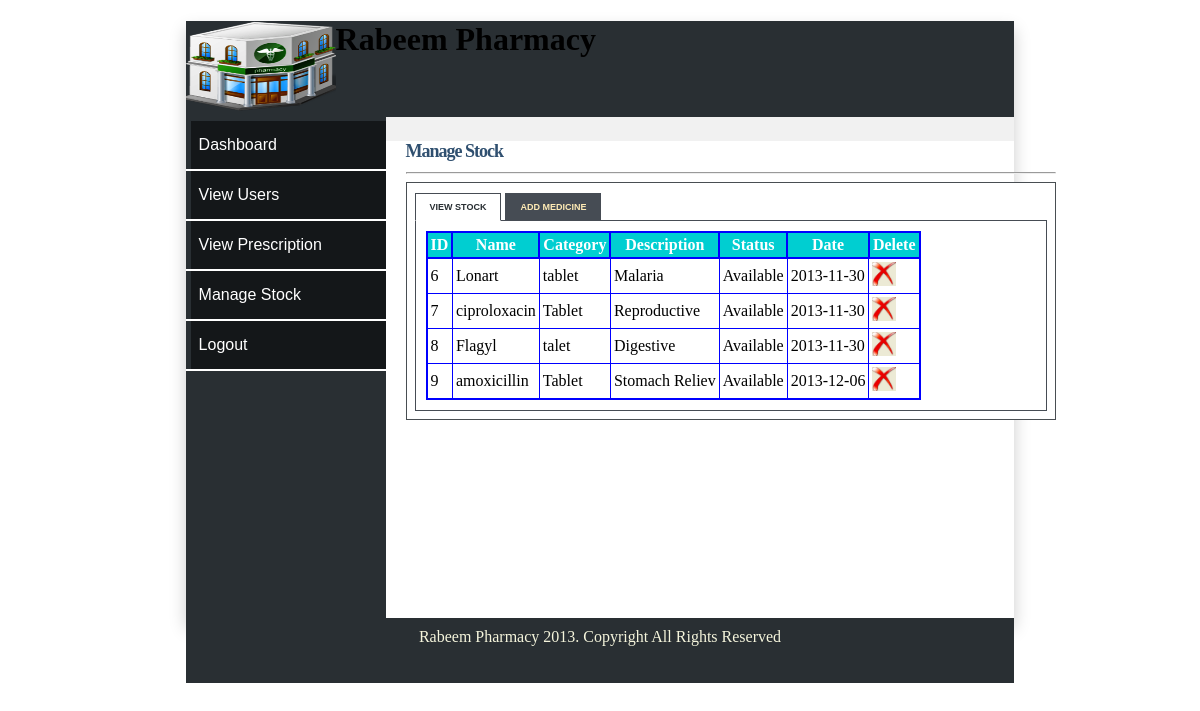
/stock.php (signed in), run on the app's committed database.
### tables this page shows
CREATE TABLE `stock` (
  `stock_id` tinyint(5) NOT NULL,
  `drug_name` varchar(20) NOT NULL,
  `category` varchar(20) NOT NULL,
  `description` varchar(50) NOT NULL,
  `company` varchar(20) NOT NULL,
  `supplier` varchar(20) NOT NULL,
  `quantity` int(11) NOT NULL,
  `cost` int(11) NOT NULL,
  `status` enum('Available','Inavailable') NOT NULL,
  `date_supplied` date NOT NULL
);

### stock.php (the view, shortened to what this page needs)
<!DOCTYPE html>
<html>
<head>
<link rel="stylesheet" type="text/css" href="style/mystyle.css">
<link rel="stylesheet" href="style/style.css" type="text/css" media="screen" />
<link rel="stylesheet" href="style/table.css" type="text/css" media="screen" />
</head>
<body>
<div id="content">
<div id="header">
<h1><a href="#"><img src="images/hd_logo.jpg"></a> Rabeem Pharmacy</h1></div>
<div id="left_column">
<div id="button">
<ul>
			<li><a href="manager.php">Dashboard</a></li>
			<li><a href="view.php">View Users</a></li>
			<li><a href="view_prescription.php">View Prescription</a></li>
			<li><a href="stock.php">Manage Stock</a></li>
			<li><a href="logout.php">Logout</a></li>
		</ul>
</div>
		</div>
<div id="main">
<div id="tabbed_box" class="tabbed_box">
    <h4>Manage Stock</h4>
<hr/>
    <div class="tabbed_area">
        <ul class="tabs">
            <li><a href="javascript:tabSwitch('tab_1', 'content_1');" id="tab_1" class="active">View Stock</a></li>
            <li><a href="javascript:tabSwitch('tab_2', 'content_2');" id="tab_2">Add Medicine</a></li>
        </ul>
        <div id="content_1" class="content">
		<?php
        include_once('connect_db.php');
        $result = mysqli_query($con,"SELECT * FROM stock")
                or die(mysqli_error($con));
        echo "<table border='1' cellpadding='3'>";
         echo "<tr><th>ID</th><th>Name</th><th>Category</th><th>Description</th><th>Status </th><th>Date </th><th>Delete</th></tr>";
        while($row = mysqli_fetch_array( $result )) {
                echo "<tr>";
                 echo '<td>' . $row['stock_id'] . '</td>';
                echo '<td>' . $row['drug_name'] . '</td>';
				echo '<td>' . $row['category'] . '</td>';
				echo '<td>' . $row['description'] . '</td>';
				echo '<td>' . $row['status'] . '</td>';
				echo '<td>' . $row['date_supplied'] . '</td>';?>
				<td><a href="delete_stock.php?stock_id=<?php echo $row['stock_id']?>"><img src="images/delete-icon.jpg" width="24" height="24" border="0" /></a></td>
				<?php
		 }
        echo "</table>";
?>
        </div>
    </div>
</div>
</div>
<div id="footer" align="Center"> Rabeem Pharmacy 2013. Copyright All Rights Reserved</div>
</div>
</body>
</html>

### style/mystyle.css (style rules this page uses)
body { margin-top: 0px; padding-top: 0px; }
#content { margin: auto; background: #fff; max-width: 70%; height: 600px; background: #f1f1f1; box-shadow: 0 8px 16px 0 rgba(0,0,0,0.2); }
#header { width: inherit; height: 96px; background: #292F33; margin-top: 10px; }
#header img { float:left; height: 90px; width: 150px; }
#left_column { clear: all; float: left; width: 200px; height: 501px; background: #292F33; }
#main { clear: all; width: inherit; height: 470px; background: #fff; }
#button { width: 12.5em; padding: 0 0 1em 0; margin-top: 0.2em; margin-bottom: 1em; font-family: 'Trebuchet MS', 'Lucida Grande', Verdana, Arial, Sans-serif; color: #333; }
#button ul { list-style: none; margin: 0; padding: 0; border: none; }
#button li { border-bottom: 2px solid #fff; margin: 0; list-style: none; list-style-image: none; }
#button li a { display: block; padding: 15px 15px 15px 0.5em; border-left: 5px solid #292F33; border-right: 5px solid #292F33Z`; background-color: rgba(0, 0, 0, 0.5); color: #fff; text-decoration: none; width: 100%; }
html>body #button li a { width: auto; }
#footer { width: inherit; height: 55px; background: #292f33; clear: all; color: beige; padding-top: 10px; font-family: lucida console; }

### style/style.css (style rules this page uses)
#tabbed_box { margin: 0px auto 0px 220px; width: 650px; }
.tabbed_box h4 { font-size: 18px; color:#2F4F6F; letter-spacing:-1px; margin-bottom:10px; }
.tabbed_area { border: 1px solid #494e52; background-color: #fff; padding: 8px; }
ul.tabs { margin: 0px; padding: 0px; margin-top: 5px; margin-bottom: 6px; }
ul.tabs li { list-style: none; display: inline; }
ul.tabs li a { background-color: #464c54; color: #ffebb5; padding: 8px 14px 8px 14px; text-decoration: none; font-size: 9px; font-family: Verdana, Arial, Helvetica, sans-serif; font-weight: bold; text-transform: uppercase; border: 1px solid #464c54; }
ul.tabs li a.active { background-color: #ffffff; color: #282e32; border: 1px solid #464c54; border-bottom: 1px solid #ffffff; }
.content { background-color: #ffffff; padding: 10px; border: 1px solid #464c54; }

### style/table.css (style rules this page uses)
table { border-collapse:collapse; }
table,th { border: 2px solid blue; }
th { background-color: #00CED1; color:white; }

### stock.php (style rules this page uses)
#main { height: 477px; }

### data on the page
stock: stock_id "6", drug_name "Lonart", category "tablet", description "Malaria", status "Available", date_supplied "2013-11-30"
stock: stock_id "7", drug_name "ciproloxacin", category "Tablet", description "Reproductive", status "Available", date_supplied "2013-11-30"
stock: stock_id "8", drug_name "Flagyl", category "talet", description "Digestive", status "Available", date_supplied "2013-11-30"
stock: stock_id "9", drug_name "amoxicillin", category "Tablet", description "Stomach Reliev", status "Available", date_supplied "2013-12-06"
